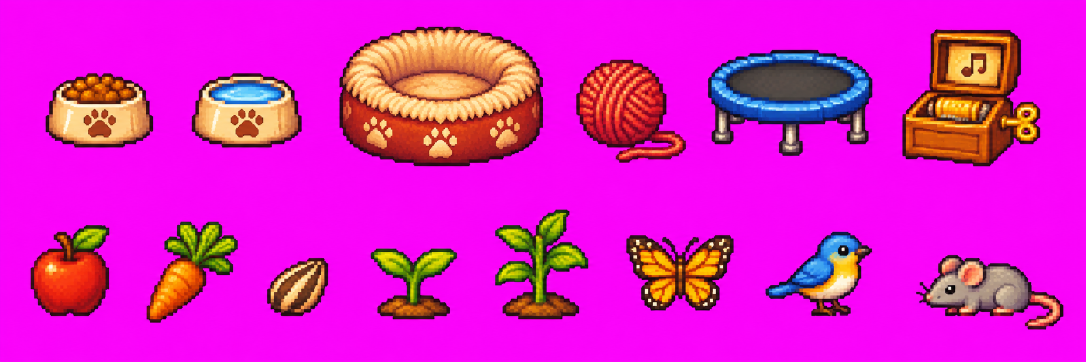
#> input picture art/pixel/sources/objets.png, 2172 x 724 px, found by its file name (shown at 1/2 size)
$ python build_objects_pixel.py
#> lines starting #> are read from the running program, lines starting #| are printed output that depends on the picture; after the words box and inside, x2 and y2 are one past the last pixel; in counts of white or black regions, pixels touching at a corner belong together
"""Planche d'objets ChatGPT (fond magenta) -> assets/objects/<nom>.png en vrais pixels.

Même densité que les chats : une case de la planche (~6,9 px) = 1 pixel,
affiché ×3 dans le jeu. Les objets sont repérés automatiquement, de gauche
à droite, ligne du haut puis ligne du bas, et nommés selon NAMES.
"""
import json, os
import numpy as np
from PIL import Image
from scipy import ndimage

SRC = "art/pixel/sources/objets.png"
OUT = "assets/objects"
CELL = 2172 / 313               # taille d'un « gros pixel » de la planche
SCALE = 3.0                     # comme les chats
# quelques objets dessinés trop gros pour des chats : un peu réduits
SCALE_OF = {"balle": 2.0, "graine": 2.0, "pomme": 2.4, "souris": 1.8, "oiseau": 1.8}
# noms dans l'ordre de la planche ; ceux du jeu remplacent les anciens rendus 3D
NAMES = ["distributeur_on", "eau", "panier", "balle", "trampoline", "boite_musique",
         "pomme", "carotte", "graine", "pousse", "plante", "papillon", "oiseau", "souris"]


def main():
    img = np.asarray(Image.open(SRC).convert("RGB")).astype(int)
    r, g, b = img[..., 0], img[..., 1], img[..., 2]
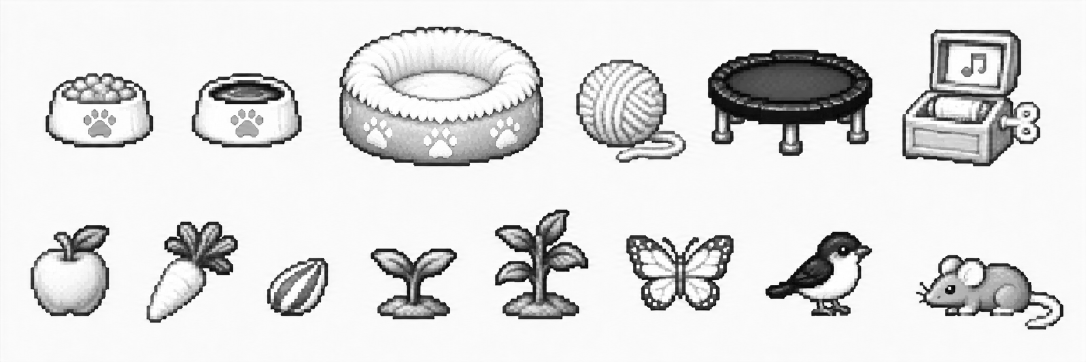
#> r: shape (724, 2172) int64 (shown at 1/2 size); min 0, max 255, mean 222.8
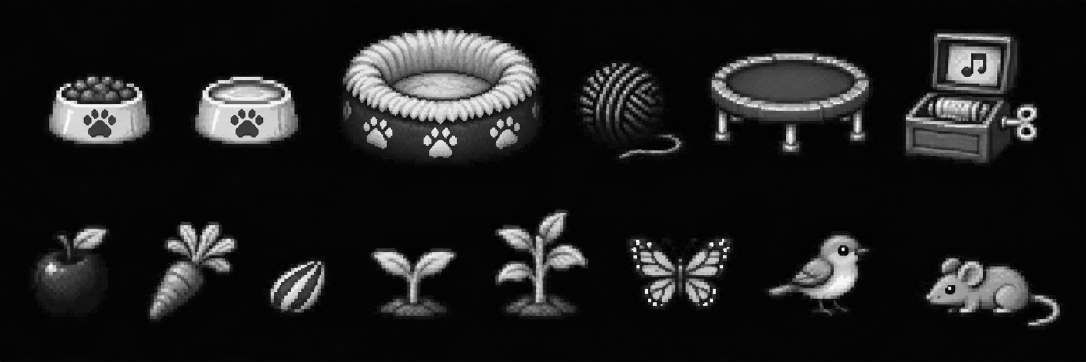
#> g: shape (724, 2172) int64 (shown at 1/2 size); min 0, max 255, mean 29.5
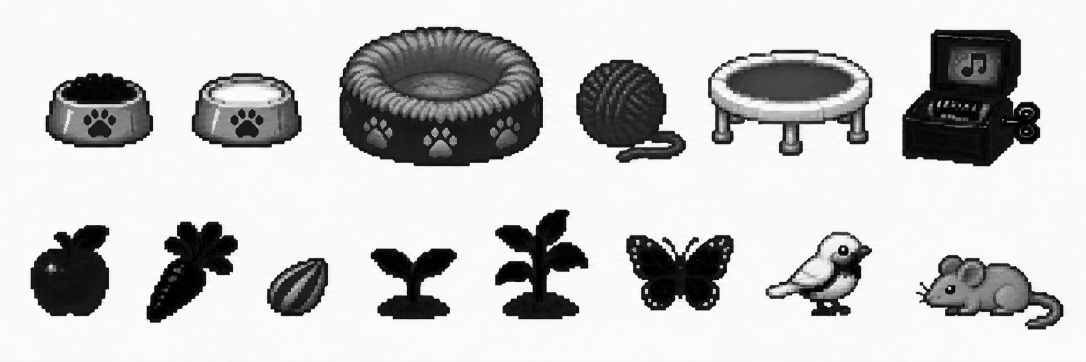
#> b: shape (724, 2172) int64 (shown at 1/2 size); min 0, max 255, mean 197.8
    magenta = (r > 170) & (b > 170) & (g < 110)
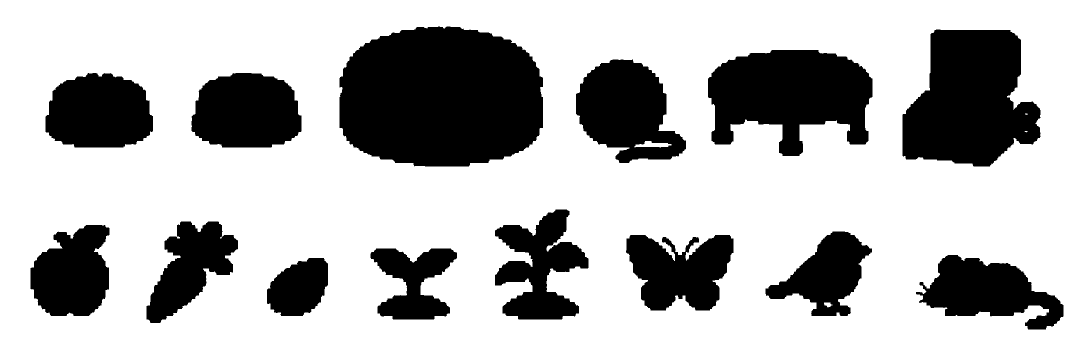
#> magenta: shape (724, 2172) bool (shown at 1/2 size); 72.2% white; 14 black regions, largest, box (x1, y1, x2, y2) and area: (679, 53, 1086, 333) 96267, (1805, 59, 2081, 333) 55110, (1416, 100, 1745, 312) 48188
    lab, _ = ndimage.label(ndimage.binary_dilation(~magenta, iterations=12))
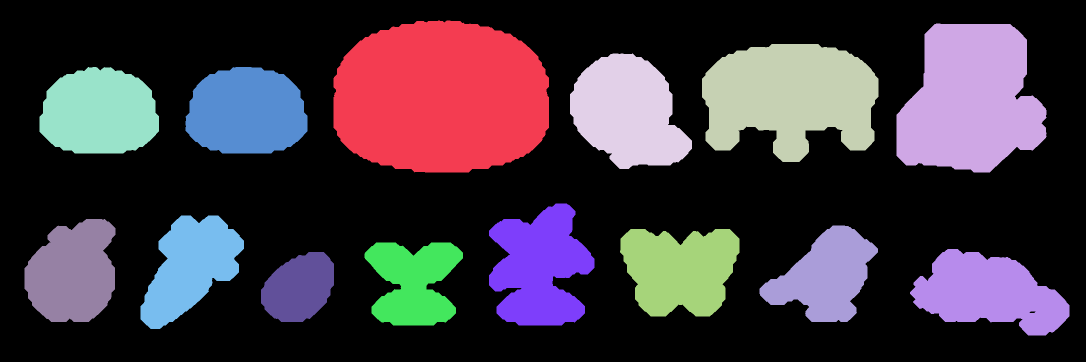
#> lab: shape (724, 2172) int32 (shown at 1/2 size); 15 distinct labels, from 0 to 14; one colour per label, 0 black
    boxes = [s for s in ndimage.find_objects(lab) if (s[0].stop - s[0].start) * (s[1].stop - s[1].start) > 2000]
#> boxes = 14 items
    boxes.sort(key=lambda s: (s[0].start > img.shape[0] * 0.5, s[1].start))
    assert len(boxes) == len(NAMES), len(boxes)
#> (the run stopped early here; a loop or call above may not have finished)

$ run again, with art/pixel/sources/assis.png copied over art/pixel/sources/objets.png
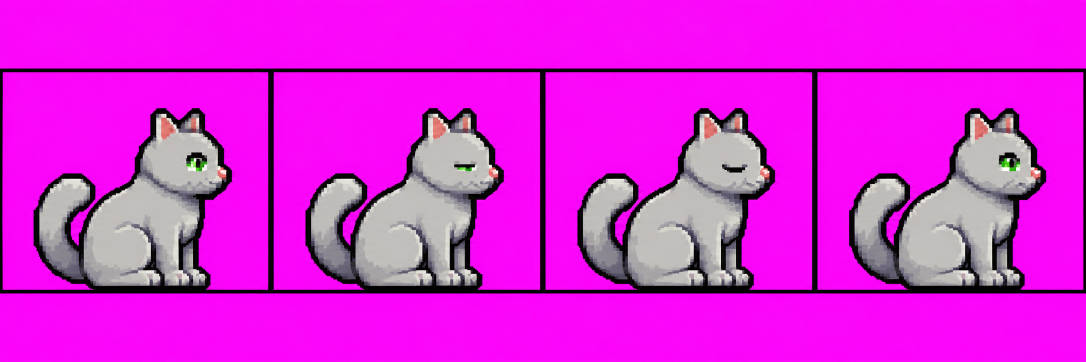
#> input picture art/pixel/sources/assis.png, 2172 x 724 px, found by its file name (shown at 1/2 size)
#> in main, `magenta = (r > 170) & (b > 170) & (g < 110)`:
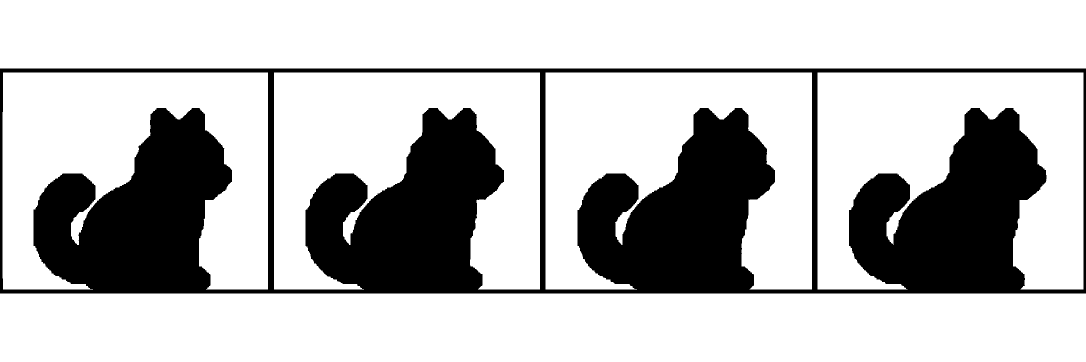
#> magenta: shape (724, 2172) bool (shown at 1/2 size); 73.7% white; 1 black region, box (x1, y1, x2, y2) and area: (0, 137, 2172, 587) 413586
#> in main, `lab, _ = ndimage.label(ndimage.binary_dilation(~magenta, iterations=12))`:
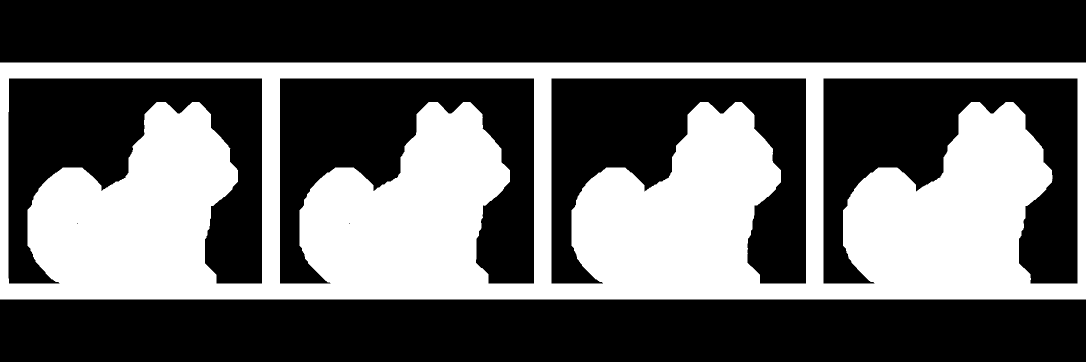
#> lab: shape (724, 2172) int32 (shown at 1/2 size); values 0 (black) and 1 (white), 38.1% white; 1 white region, box (x1, y1, x2, y2) and area: (0, 125, 2172, 599) 599161
#> boxes = 1 item

$ run again, with art/pixel/sources/dort.png copied over art/pixel/sources/objets.png
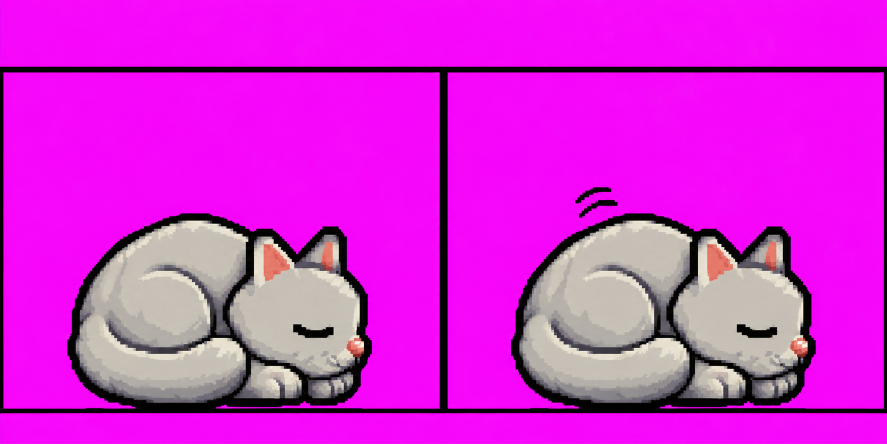
#> input picture art/pixel/sources/dort.png, 1774 x 887 px, found by its file name (shown at 1/2 size)
#> in main, `magenta = (r > 170) & (b > 170) & (g < 110)`:
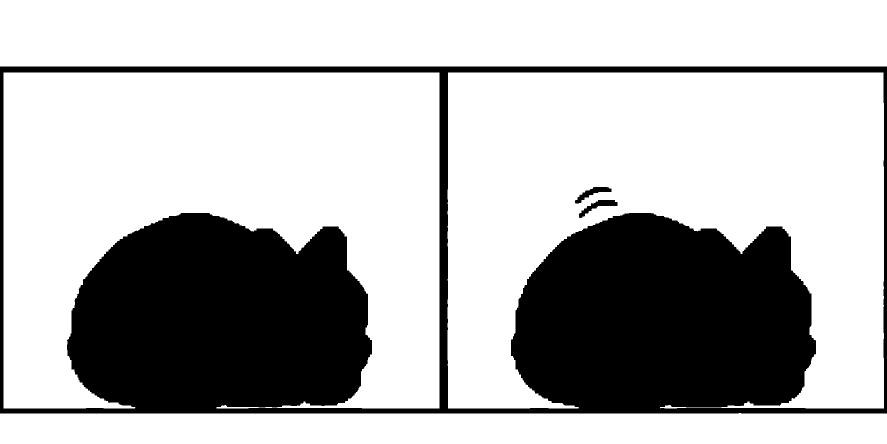
#> magenta: shape (887, 1774) bool (shown at 1/2 size); 71.1% white; 3 black regions, box (x1, y1, x2, y2) and area: (0, 133, 1774, 827) 453167, (1158, 400, 1235, 436) 887, (1150, 374, 1223, 407) 816
#> in main, `lab, _ = ndimage.label(ndimage.binary_dilation(~magenta, iterations=12))`:
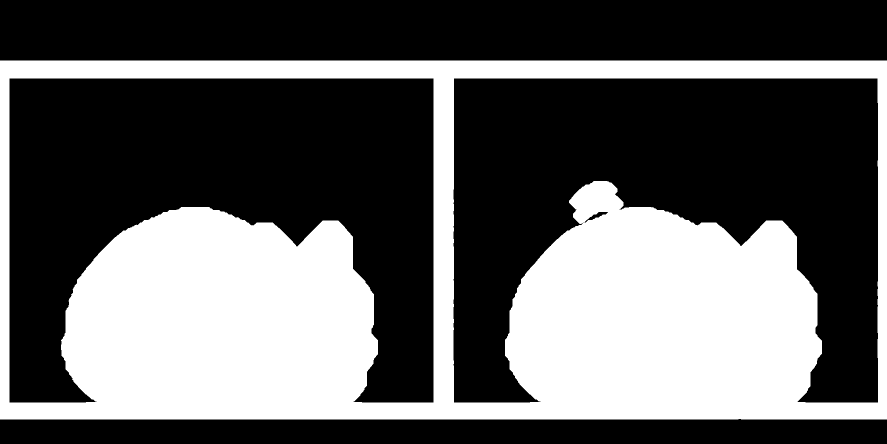
#> lab: shape (887, 1774) int32 (shown at 1/2 size); values 0 (black) and 1 (white), 37.8% white; 1 white region, box (x1, y1, x2, y2) and area: (0, 121, 1774, 839) 594592
#> boxes = 1 item
